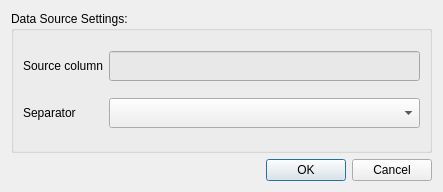
<?xml version="1.0" encoding="UTF-8"?>
<ui version="4.0">
    <class>EnumerationTranslatorDialog</class>
    <widget class="QDialog" name="EnumerationTranslatorDialog">
        <property name="geometry">
            <rect>
                <x>0</x>
                <y>0</y>
                <width>443</width>
                <height>192</height>
            </rect>
        </property>
        <property name="windowTitle">
            <string>Multiple Select Configuration</string>
        </property>
        <layout class="QGridLayout" name="gridLayout_3">
            <item row="0" column="0">
                <layout class="QVBoxLayout" name="vl_notification"/>
            </item>
            <item row="2" column="0">
                <widget class="QDialogButtonBox" name="buttonBox">
                    <property name="orientation">
                        <enum>Qt::Horizontal</enum>
                    </property>
                    <property name="standardButtons">
                        <set>QDialogButtonBox::Cancel|QDialogButtonBox::Ok</set>
                    </property>
                </widget>
            </item>
            <item row="1" column="0">
                <widget class="QGroupBox" name="groupBox_2">
                    <property name="title">
                        <string>Data Source Settings:</string>
                    </property>
                    <layout class="QGridLayout" name="gridLayout_2">
                        <item row="0" column="0">
                            <widget class="QLabel" name="label_4">
                                <property name="text">
                                    <string>Source column</string>
                                </property>
                            </widget>
                        </item>
                        <item row="0" column="1">
                            <widget class="QLineEdit" name="txt_source_col">
                                <property name="minimumSize">
                                    <size>
                                        <width>0</width>
                                        <height>30</height>
                                    </size>
                                </property>
                                <property name="styleSheet">
                                    <string notr="true">background-color: rgb(232, 232, 232);</string>
                                </property>
                                <property name="readOnly">
                                    <bool>true</bool>
                                </property>
                            </widget>
                        </item>
                        <item row="1" column="0">
                            <widget class="QLabel" name="label_6">
                                <property name="text">
                                    <string>Separator</string>
                                </property>
                            </widget>
                        </item>
                        <item row="1" column="1">
                            <widget class="QComboBox" name="cbo_separator">
                                <property name="minimumSize">
                                    <size>
                                        <width>0</width>
                                        <height>30</height>
                                    </size>
                                </property>
                            </widget>
                        </item>
                    </layout>
                </widget>
            </item>
        </layout>
    </widget>
    <resources/>
    <connections>
        <connection>
            <sender>buttonBox</sender>
            <signal>accepted()</signal>
            <receiver>EnumerationTranslatorDialog</receiver>
            <slot>accept()</slot>
            <hints>
                <hint type="sourcelabel">
                    <x>248</x>
                    <y>254</y>
                </hint>
                <hint type="destinationlabel">
                    <x>157</x>
                    <y>274</y>
                </hint>
            </hints>
        </connection>
        <connection>
            <sender>buttonBox</sender>
            <signal>rejected()</signal>
            <receiver>EnumerationTranslatorDialog</receiver>
            <slot>reject()</slot>
            <hints>
                <hint type="sourcelabel">
                    <x>316</x>
                    <y>260</y>
                </hint>
                <hint type="destinationlabel">
                    <x>286</x>
                    <y>274</y>
                </hint>
            </hints>
        </connection>
    </connections>
</ui>
